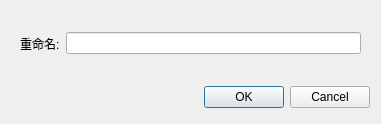
<?xml version="1.0" encoding="UTF-8"?>
<ui version="4.0">
 <class>renameFileDialog</class>
 <widget class="QDialog" name="renameFileDialog">
  <property name="geometry">
   <rect>
    <x>0</x>
    <y>0</y>
    <width>381</width>
    <height>124</height>
   </rect>
  </property>
  <property name="windowTitle">
   <string>重命名</string>
  </property>
  <layout class="QVBoxLayout" name="verticalLayout">
   <item>
    <widget class="QWidget" name="widget" native="true">
     <layout class="QHBoxLayout" name="horizontalLayout">
      <item>
       <widget class="QLabel" name="label_2">
        <property name="text">
         <string>重命名:</string>
        </property>
       </widget>
      </item>
      <item>
       <widget class="QLineEdit" name="file_name"/>
      </item>
     </layout>
    </widget>
   </item>
   <item>
    <layout class="QHBoxLayout">
     <property name="spacing">
      <number>6</number>
     </property>
     <property name="leftMargin">
      <number>0</number>
     </property>
     <property name="topMargin">
      <number>0</number>
     </property>
     <property name="rightMargin">
      <number>0</number>
     </property>
     <property name="bottomMargin">
      <number>0</number>
     </property>
     <item>
      <spacer>
       <property name="orientation">
        <enum>Qt::Horizontal</enum>
       </property>
       <property name="sizeHint" stdset="0">
        <size>
         <width>131</width>
         <height>31</height>
        </size>
       </property>
      </spacer>
     </item>
     <item>
      <widget class="QPushButton" name="okButton">
       <property name="text">
        <string>OK</string>
       </property>
      </widget>
     </item>
     <item>
      <widget class="QPushButton" name="cancelButton">
       <property name="text">
        <string>Cancel</string>
       </property>
      </widget>
     </item>
    </layout>
   </item>
  </layout>
 </widget>
 <resources/>
 <connections>
  <connection>
   <sender>okButton</sender>
   <signal>clicked()</signal>
   <receiver>renameFileDialog</receiver>
   <slot>accept()</slot>
   <hints>
    <hint type="sourcelabel">
     <x>278</x>
     <y>253</y>
    </hint>
    <hint type="destinationlabel">
     <x>96</x>
     <y>254</y>
    </hint>
   </hints>
  </connection>
  <connection>
   <sender>cancelButton</sender>
   <signal>clicked()</signal>
   <receiver>renameFileDialog</receiver>
   <slot>reject()</slot>
   <hints>
    <hint type="sourcelabel">
     <x>369</x>
     <y>253</y>
    </hint>
    <hint type="destinationlabel">
     <x>179</x>
     <y>282</y>
    </hint>
   </hints>
  </connection>
 </connections>
</ui>
